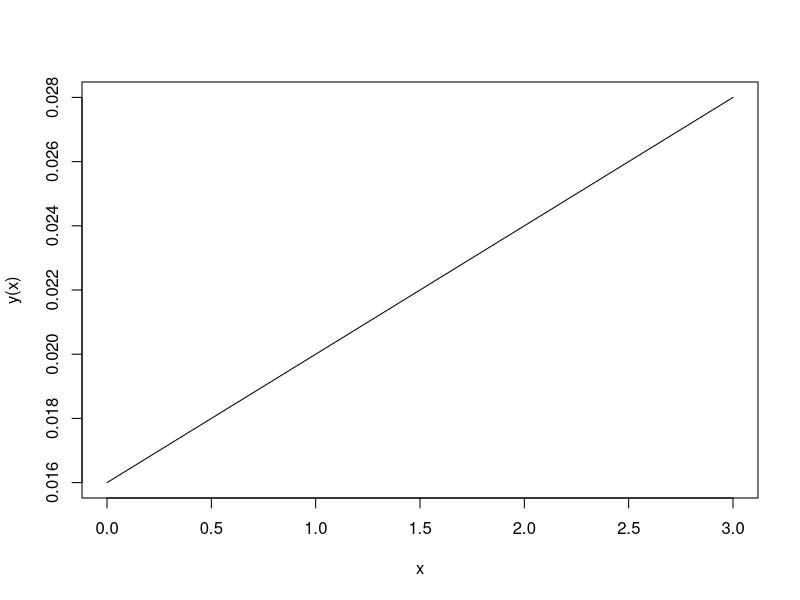

Recreate this plot in R. (Note: this script raises an error after producing the figure.)
## ---- chunk 1
x= seq(0,3,0.2)
plot(x, 0.004*x+0.016, type="l", ylab = "y(x)")
## ---- chunk 2
knitr::include_graphics('figures/fig-calcdiff-2.png')
## ---- chunk 3
knitr::include_graphics('figures/fig-calcdiff-3.png')
## ---- chunk 4
knitr::include_graphics('figures/fig-calcdiff-4.png')
## ---- chunk 5
knitr::include_graphics('figures/fig-calcdiff-5.png')
## ---- chunk 6
knitr::include_graphics('figures/fig-calcdiff-6.png')
## ---- chunk 7
x= seq(0,3,0.2)
t= seq(0,3,0.2)
surf=function(x,t) x*t^2
y <- outer(x, t, surf)

persp(x, t, y)
## ---- chunk 8
knitr::include_graphics('figures/fig-calcdiff-8.png')
## ---- chunk 9
knitr::include_graphics('figures/fig-calcdiff-9.png')
## ---- chunk 10
knitr::include_graphics('figures/fig-calcdiff-10.png')
## ---- chunk 11
knitr::include_graphics('figures/fig-calcdiff-11.png')
## ---- chunk 12
knitr::include_graphics('figures/fig-calcdiff-p20.png')
## ---- chunk 13
knitr::include_graphics('figures/fig-calcdiff-p21.png')
## ---- chunk 14
knitr::include_graphics('figures/fig-calcdiff-A.png')
## ---- chunk 15
knitr::include_graphics('figures/fig-calcdiff-B.png')
